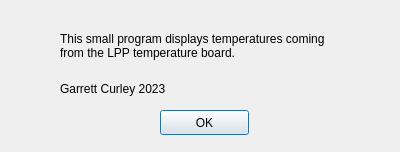
<?xml version="1.0" encoding="UTF-8"?>
<ui version="4.0">
 <class>Dialog</class>
 <widget class="QDialog" name="Dialog">
  <property name="geometry">
   <rect>
    <x>0</x>
    <y>0</y>
    <width>400</width>
    <height>152</height>
   </rect>
  </property>
  <property name="windowTitle">
   <string>Dialog</string>
  </property>
  <widget class="QLabel" name="label">
   <property name="geometry">
    <rect>
     <x>60</x>
     <y>20</y>
     <width>291</width>
     <height>51</height>
    </rect>
   </property>
   <property name="text">
    <string>This small program displays temperatures coming from the LPP temperature board.  </string>
   </property>
   <property name="wordWrap">
    <bool>true</bool>
   </property>
  </widget>
  <widget class="QLabel" name="label_2">
   <property name="geometry">
    <rect>
     <x>60</x>
     <y>80</y>
     <width>151</width>
     <height>17</height>
    </rect>
   </property>
   <property name="text">
    <string>Garrett Curley 2023</string>
   </property>
  </widget>
  <widget class="QPushButton" name="pushButton">
   <property name="geometry">
    <rect>
     <x>160</x>
     <y>110</y>
     <width>89</width>
     <height>25</height>
    </rect>
   </property>
   <property name="text">
    <string>OK</string>
   </property>
  </widget>
 </widget>
 <resources/>
 <connections>
  <connection>
   <sender>pushButton</sender>
   <signal>clicked()</signal>
   <receiver>Dialog</receiver>
   <slot>reject()</slot>
   <hints>
    <hint type="sourcelabel">
     <x>225</x>
     <y>117</y>
    </hint>
    <hint type="destinationlabel">
     <x>276</x>
     <y>88</y>
    </hint>
   </hints>
  </connection>
 </connections>
</ui>
